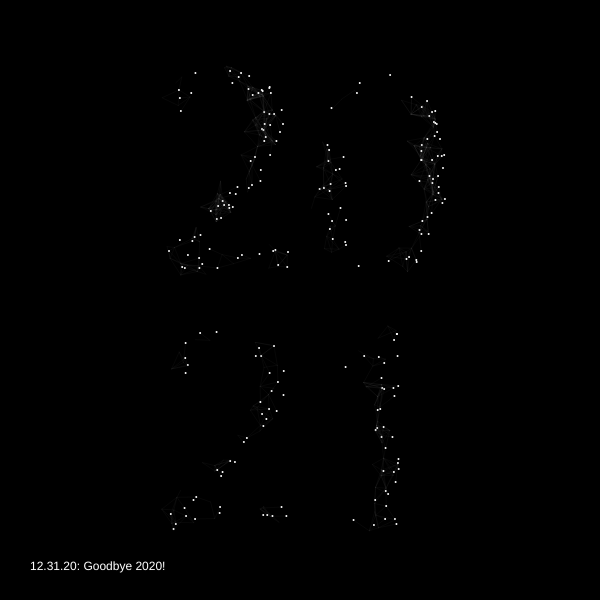
Frame 1 (no input)
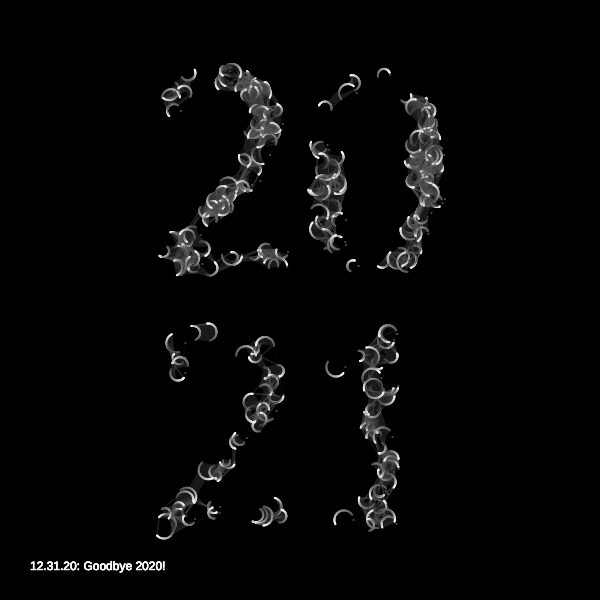
Frame 60 (no input)
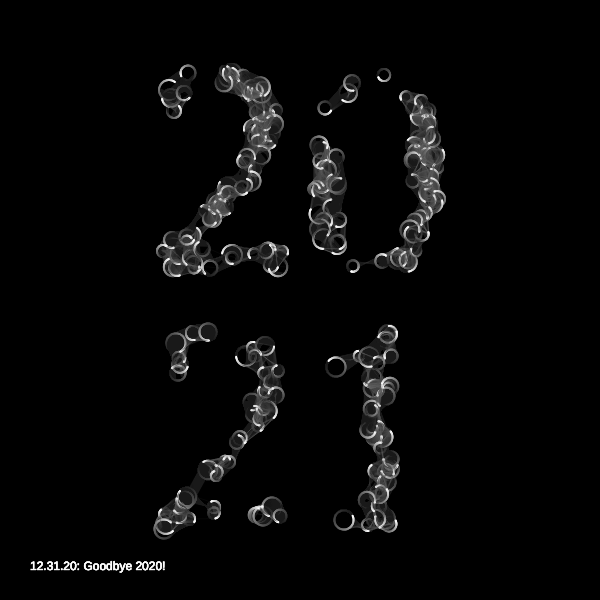
Frame 120 (the mouse pressed at the canvas centre since frame 60)

The p5.js sketch that drew these frames (run headless with seeded random() and noise() and a simulated clock; from frame 60 on, the mouse is pressed at the canvas centre):

// p5.js sketch
// ── sketch.js
let fc, num = 2300;
let ballCollection = [];
let save = false;
let scal;
let theta = 0;
let letter; // Graphics
let font;
let l = "20"
let l2 = "21"
let threshold = 20;


function setup() {
  createCanvas(600, 600);
  letter = createGraphics(width, height);
  createStuff();
    background(0);


}

function draw() {
  background(0, 5);
  for (let i = 0; i < ballCollection.length; i++) {
    let mb = ballCollection[i];
    mb.run();
  }

  theta += .0523;

  fill(255);
  text("12.31.20: Goodbye 2020!", 30, height-30)


}

function createStuff() {
  ballCollection.length = 0;

  letter.noStroke();
  letter.background(255);
  letter.fill(0);
  letter.textFont('Arial Black', 300);
  // letter.textSize(20)
  letter.textAlign(CENTER);
  letter.text(l, 300, 270);

  letter.text(l2, 300, 530);
  // letter.loadPixels();

  for (let i = 0; i < num; i++) {
    let x = int(random(width));
    let y = int(random(height));
    let c = letter.get(x, y);
    if (brightness(c) < 100) {
      let org = createVector(x, y);
      let radius = random(5, 10);
      let loc = createVector(org.x + radius, org.y);
      let offSet = random(TWO_PI);
      let dir = 1;
      let r = random(1);
      if (r > 0.5) dir = -1;
      let myBall = new Ball(org, loc, radius, dir, offSet);
      ballCollection.push(myBall);
    }
  }
}


class Ball {

  constructor(_org, _loc, _radius, _dir, _offSet) {
    // this.alpha = 0;
    this.connection = [];
    // this.countC = 1;
    this.sz = 2;
    this.org = _org;
    this.loc = _loc;
    this.radius = _radius;
    this.dir = _dir;
    this.offSet = _offSet;
  }

  run() {
    this.display();
    this.move();
    this.lineBetween();
  }

  move() {
    this.loc.x = this.org.x + sin(theta * this.dir + this.offSet) * this.radius;
    this.loc.y = this.org.y + cos(theta * this.dir + this.offSet) * this.radius;
  }

  lineBetween() {
    // this.countC = 1;
    for (let i = 0; i < ballCollection.length; i++) {
      let other = ballCollection[i];
      let distance = this.loc.dist(other.loc);
      if (distance > 0 && distance < threshold) {
        // print(this.countC);
        // this.alpha = map(this.countC, 0, 10, 10, 100);
        stroke(100, 20);
        line(this.loc.x, this.loc.y, other.loc.x, other.loc.y);
        this.connection[i] = true;
      } else {
        this.connection[i] = false;
      }
    }
    // for (let i = 0; i < ballCollection.length; i++) {
    //  if (this.connection[i]) this.countC++;
    // }
  }

  display() {
    noStroke();
    fill(255);
    ellipse(this.loc.x, this.loc.y, this.sz, this.sz);
  }
}
